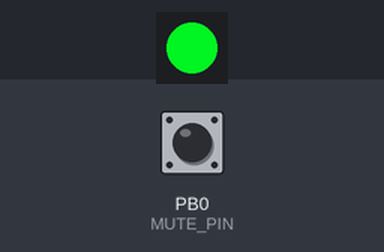
This sketch was run on a simulated ATtiny85, built with avr-gcc and run on an emulated ATtiny85. On the bench: 1 RGB LEDs in strip order, left to right. The test bench sets the inputs (shaded band); at power-on: PB0 (MUTE_PIN) LOW. Dim RGB values are drawn brighter than linear.

Above: at 1.25 s.
1.3 s: PB0 (MUTE_PIN) driven HIGH
At 2.5 s:
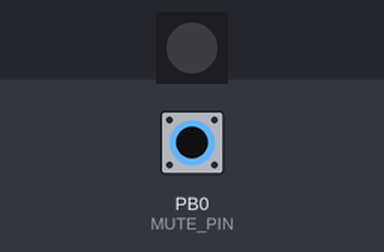
4.3 s: PB0 (MUTE_PIN) driven LOW
At 5.5 s:
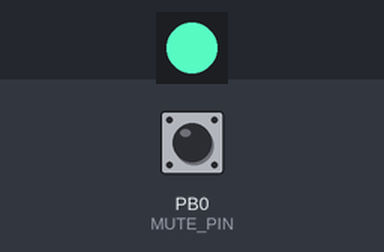
7.3 s: PB0 (MUTE_PIN) pulsed HIGH 5 times (0.12 s each, 0.3 s apart)
At 9.4 s:
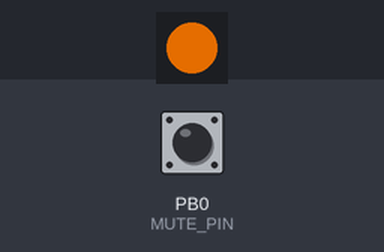
11.8 s: PB0 (MUTE_PIN) pulsed HIGH 5 times (0.12 s each, 0.3 s apart)
At 15.1 s:
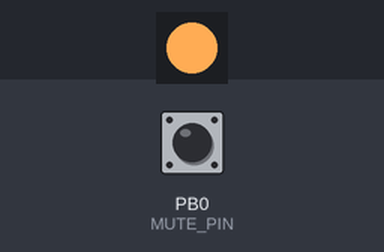
Timing chart, 0 to 17.3 s (numbered marks = the images above; inputs shaded):
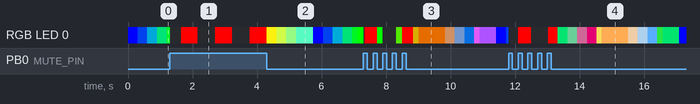

The sketch:

ghost_case_v1.ino
```cpp
/*===========================================================
 * Single LED control for Ghost Mix Case.
 * Cycle through colors on LED unless Muted...then
 * Flash Red.
 */

#if defined(__AVR_ATmega328P__)
//#define PLATFORM_UNO
#elif defined(__AVR_ATtiny85__)
#define PLATFORM_TINY
#else
#error "PLATFORM UNSUPPORTED"
#endif
#include <Adafruit_NeoPixel.h>

// Which pin to use for DualRingLED control
#ifdef PLATFORM_TINY
#define LED_PIN    4 // tiny pin 3 = D4
#define MUTE_PIN   0  // tiny pin 6 = D0
#else
#define LED_PIN    5
#define MUTE_PIN   4
#endif

#define NUMPIXELS  1


Adafruit_NeoPixel pixels = Adafruit_NeoPixel(NUMPIXELS, LED_PIN, NEO_GRB+NEO_KHZ800);

#define COLOR_RED     0xFF0000
#define COLOR_GREEN   0x00FF00
#define COLOR_BLUE    0x0000FF
#define COLOR_MAGENTA 0xFF00FF
#define COLOR_YELLOW  0xFFFF00
#define COLOR_CYAN    0x00FFFF
#define COLOR_BLACK   0
#define COLOR_WHITE   0xFFFFFF

// GLENN:  should these be uint8_ts?
int red=0;
int blue=0xff;
int green=0;

int tick_number=0;

void setup()
{

    #ifdef PLATFORM_UNO
    Serial.begin(9600);
    Serial.println("Inited");
    #endif

    pinMode(MUTE_PIN, INPUT);
    pinMode(LED_PIN, OUTPUT);

    pixels.begin();

    pixels.setPixelColor(0,COLOR_BLUE);
    pixels.show();
}

#define COLOR_DELAY_US 10000
void cycle_colors(int tick_number)
{
  // Function gets called every 10 ms, with a tick index.
  // Ticks 0 to 255 go from blue to green.
  // Then we pause for 1 second (100 more ticks...256 to 356)
  // Then 357 to 612 we go from green to red.
  // Then we pause for 1 second (100 more ticks...613 to 713)
  // Then 714 to 969 we go red to blue.
  // Then 970 to 1070 we pause.

  // reset
  if (tick_number == 0)
  {
    #ifdef PLATFORM_UNO
    Serial.println("RESET");
    #endif

    green = 0;
    blue = 0xff;
    red = 0;
  }
  // step 1:  blue to green
  if ((tick_number > 0) && (tick_number < 256))
  {
    green++;
    blue--;
    pixels.setPixelColor(0, red, green, blue);
    pixels.show();

    #ifdef PLATFORM_UNO
    Serial.print("b-g: ");
    Serial.print(red); Serial.print(" ");
    Serial.print(green);
    Serial.print(" ");
    Serial.println(blue);
    #endif
  }

  // step 2:  green to red.
  if ((tick_number > 356) && (tick_number < 612))
  {
    green--;
    red++;
    pixels.setPixelColor(0, red, green, blue);
    pixels.show();

    #ifdef PLATFORM_UNO
    Serial.print("g-r: ");
    Serial.print(red); Serial.print(" ");
    Serial.print(green);
    Serial.print(" ");
    Serial.println(blue);
    #endif

  }

  // step 3:  red back to blue
  if ((tick_number > 713) && (tick_number < 969))
  {
    blue++;
    red--;
    pixels.setPixelColor(0, red, green, blue);
    pixels.show();

    #ifdef PLATFORM_UNO
    Serial.print("r-b: ");
    Serial.print(red); Serial.print(" ");
    Serial.print(green);
    Serial.print(" ");
    Serial.println(blue);
    #endif
  }

  // any other tick number, we don't do anything.
}

void flash_red(int tick_number)
{
  int tick_mod;

  tick_mod = tick_number % 200;
  if (tick_mod < 100)
  {
     pixels.setPixelColor(0, 0, 0, 0);
  }
  else
  {
    pixels.setPixelColor(0,255,0,0);
  }
  pixels.show();
}

void loop(void)
{
  static int last_mute=HIGH;
  int        curr_mute;

  curr_mute = digitalRead(MUTE_PIN);

  if (curr_mute == HIGH)
  {
    flash_red(tick_number);
    tick_number++;
    if (tick_number > 400) tick_number == 400;
  }
  else
  {
    if (last_mute == HIGH)
    {
      // Just turned off the mute.  Reset our eye vars
      last_mute = LOW;
      tick_number = 0;
      red = 0;
      green = 0;
      blue = 0xFF;
    }
    cycle_colors(tick_number);
    tick_number++;
    if (tick_number > 1070) tick_number = 0;
  }

  delay(5);
}
```
